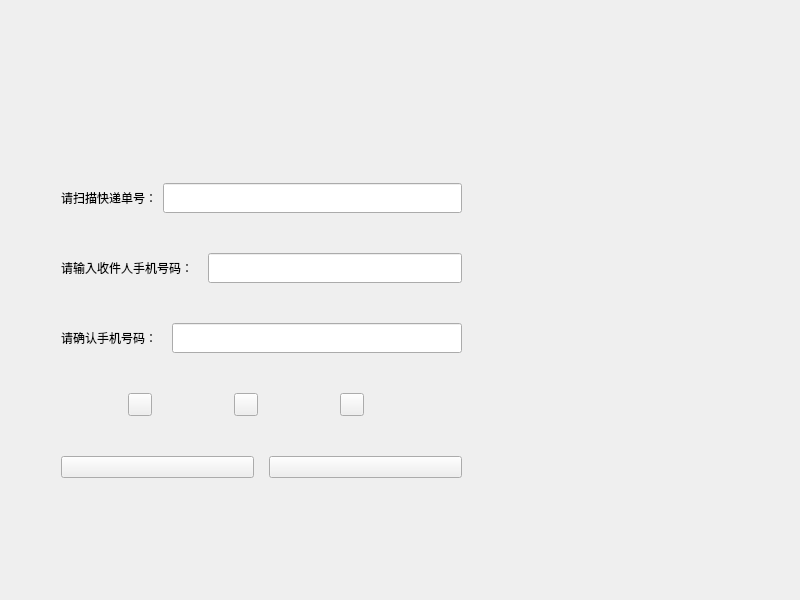
<?xml version="1.0" encoding="UTF-8"?>
<ui version="4.0">
 <class>savepackage</class>
 <widget class="QWidget" name="savepackage">
  <property name="geometry">
   <rect>
    <x>0</x>
    <y>0</y>
    <width>800</width>
    <height>600</height>
   </rect>
  </property>
  <property name="minimumSize">
   <size>
    <width>800</width>
    <height>600</height>
   </size>
  </property>
  <property name="maximumSize">
   <size>
    <width>800</width>
    <height>600</height>
   </size>
  </property>
  <property name="windowTitle">
   <string>Form</string>
  </property>
  <layout class="QVBoxLayout" name="verticalLayout_2">
   <item>
    <layout class="QHBoxLayout" name="horizontalLayout_6" stretch="3,0">
     <property name="spacing">
      <number>15</number>
     </property>
     <property name="leftMargin">
      <number>50</number>
     </property>
     <property name="topMargin">
      <number>65</number>
     </property>
     <property name="rightMargin">
      <number>35</number>
     </property>
     <property name="bottomMargin">
      <number>0</number>
     </property>
     <item>
      <layout class="QVBoxLayout" name="verticalLayout" stretch="0,0,0,0,0">
       <item>
        <layout class="QHBoxLayout" name="horizontalLayout">
         <property name="spacing">
          <number>6</number>
         </property>
         <property name="topMargin">
          <number>0</number>
         </property>
         <property name="bottomMargin">
          <number>0</number>
         </property>
         <item>
          <widget class="QLabel" name="idLabel">
           <property name="layoutDirection">
            <enum>Qt::RightToLeft</enum>
           </property>
           <property name="text">
            <string>请扫描快递单号：</string>
           </property>
          </widget>
         </item>
         <item>
          <widget class="CKeyBoardLineEdit" name="barCodeLineEdit">
           <property name="minimumSize">
            <size>
             <width>120</width>
             <height>30</height>
            </size>
           </property>
          </widget>
         </item>
        </layout>
       </item>
       <item>
        <layout class="QHBoxLayout" name="horizontalLayout_2">
         <item>
          <widget class="QLabel" name="phoneLabel">
           <property name="layoutDirection">
            <enum>Qt::RightToLeft</enum>
           </property>
           <property name="text">
            <string>请输入收件人手机号码：</string>
           </property>
          </widget>
         </item>
         <item>
          <widget class="CKeyBoardLineEdit" name="phoneLineEdit">
           <property name="minimumSize">
            <size>
             <width>120</width>
             <height>30</height>
            </size>
           </property>
          </widget>
         </item>
        </layout>
       </item>
       <item>
        <layout class="QHBoxLayout" name="horizontalLayout_3">
         <item>
          <widget class="QLabel" name="againPhoneLabel">
           <property name="layoutDirection">
            <enum>Qt::RightToLeft</enum>
           </property>
           <property name="text">
            <string>请确认手机号码：</string>
           </property>
          </widget>
         </item>
         <item>
          <widget class="CKeyBoardLineEdit" name="againPhoneLineEdit">
           <property name="minimumSize">
            <size>
             <width>120</width>
             <height>30</height>
            </size>
           </property>
          </widget>
         </item>
        </layout>
       </item>
       <item>
        <layout class="QHBoxLayout" name="horizontalLayout_4" stretch="0,0,0">
         <property name="rightMargin">
          <number>30</number>
         </property>
         <item>
          <widget class="QToolButton" name="smallBoxBtn">
           <property name="text">
            <string/>
           </property>
          </widget>
         </item>
         <item>
          <widget class="QToolButton" name="middleBoxBtn">
           <property name="text">
            <string/>
           </property>
          </widget>
         </item>
         <item>
          <widget class="QToolButton" name="bigBoxBtn">
           <property name="text">
            <string/>
           </property>
          </widget>
         </item>
        </layout>
       </item>
       <item>
        <layout class="QHBoxLayout" name="horizontalLayout_5">
         <item>
          <widget class="QPushButton" name="okBtn">
           <property name="text">
            <string/>
           </property>
          </widget>
         </item>
         <item>
          <widget class="QPushButton" name="quitBtn">
           <property name="text">
            <string/>
           </property>
          </widget>
         </item>
        </layout>
       </item>
      </layout>
     </item>
     <item>
      <widget class="QWidget" name="widget" native="true">
       <property name="minimumSize">
        <size>
         <width>277</width>
         <height>348</height>
        </size>
       </property>
       <property name="maximumSize">
        <size>
         <width>277</width>
         <height>348</height>
        </size>
       </property>
      </widget>
     </item>
    </layout>
   </item>
  </layout>
 </widget>
 <customwidgets>
  <customwidget>
   <class>CKeyBoardLineEdit</class>
   <extends>QLineEdit</extends>
   <header>mylineedit.h</header>
  </customwidget>
 </customwidgets>
 <resources/>
 <connections/>
</ui>
